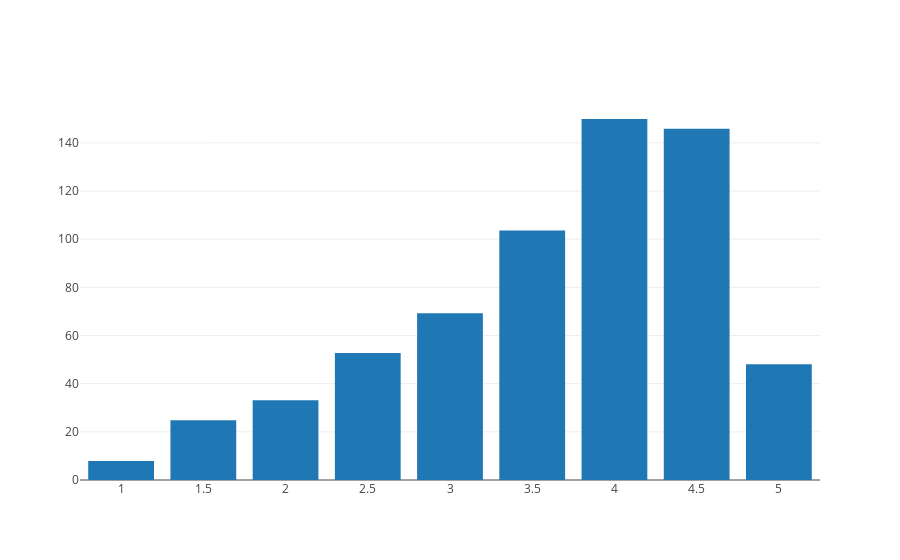

This figure's notebook cell:
### Code cell
# Plot the review count against the star rating as a bar chart
data = [go.Bar(
            x = pt.index,
            y = pt['review_count']
    )]

plotly.offline.iplot(data, filename='reviews')

### Figure 1 — Plotly figure (JSON) as saved in the notebook; plotly's stock layout.template omitted (floating-point values rounded to 4 significant figures)
{"data": [{"type": "bar", "x": [1, 1.5, 2, 2.5, 3, 3.5, 4, 4.5, 5], "y": [7.857, 24.83, 33.12, 52.79, 69.26, 103.6, 149.9, 145.8, 48.11]}], "layout": {}}
